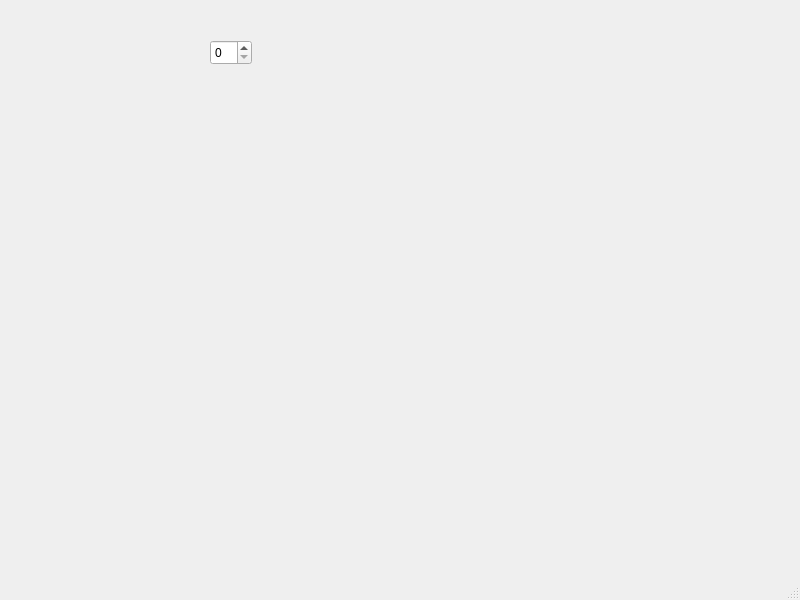
<?xml version="1.0" encoding="UTF-8"?>
<ui version="4.0">
 <class>MainWindow</class>
 <widget class="QMainWindow" name="MainWindow">
  <property name="geometry">
   <rect>
    <x>0</x>
    <y>0</y>
    <width>800</width>
    <height>600</height>
   </rect>
  </property>
  <property name="windowTitle">
   <string>MainWindow</string>
  </property>
  <widget class="QWidget" name="centralwidget">
   <widget class="QSpinBox" name="spinBox">
    <property name="geometry">
     <rect>
      <x>210</x>
      <y>40</y>
      <width>42</width>
      <height>25</height>
     </rect>
    </property>
   </widget>
  </widget>
  <widget class="QMenuBar" name="menubar">
   <property name="geometry">
    <rect>
     <x>0</x>
     <y>0</y>
     <width>800</width>
     <height>21</height>
    </rect>
   </property>
  </widget>
  <widget class="QStatusBar" name="statusbar"/>
 </widget>
 <resources/>
 <connections/>
</ui>
